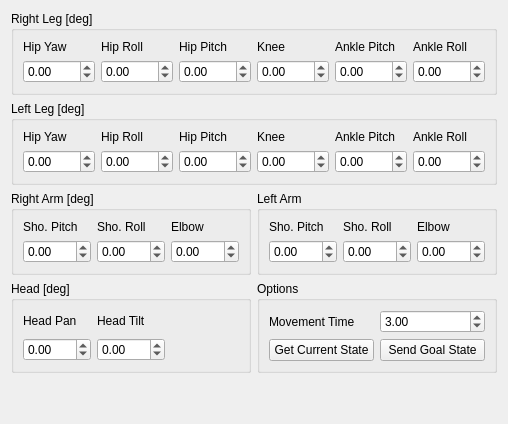
          <widget class="QWidget" name="joint_control">
           <attribute name="title">
            <string>Joint Control</string>
           </attribute>
           <layout class="QGridLayout" name="gridLayout_4">
            <item row="2" column="2" colspan="2">
             <widget class="QGroupBox" name="lleg_box">
              <property name="title">
               <string>Left Leg [deg]</string>
              </property>
              <layout class="QGridLayout" name="gridLayout_6">
               <item row="1" column="2">
                <widget class="QDoubleSpinBox" name="ll3_box">
                 <property name="minimum">
                  <double>-360.000000000000000</double>
                 </property>
                 <property name="maximum">
                  <double>360.000000000000000</double>
                 </property>
                </widget>
               </item>
               <item row="1" column="1">
                <widget class="QDoubleSpinBox" name="ll2_box">
                 <property name="minimum">
                  <double>-360.000000000000000</double>
                 </property>
                 <property name="maximum">
                  <double>360.000000000000000</double>
                 </property>
                </widget>
               </item>
               <item row="1" column="0">
                <widget class="QDoubleSpinBox" name="ll1_box">
                 <property name="minimum">
                  <double>-360.000000000000000</double>
                 </property>
                 <property name="maximum">
                  <double>360.000000000000000</double>
                 </property>
                </widget>
               </item>
               <item row="1" column="4">
                <widget class="QDoubleSpinBox" name="ll5_box">
                 <property name="minimum">
                  <double>-360.000000000000000</double>
                 </property>
                 <property name="maximum">
                  <double>360.000000000000000</double>
                 </property>
                </widget>
               </item>
               <item row="1" column="3">
                <widget class="QDoubleSpinBox" name="ll4_box">
                 <property name="minimum">
                  <double>-360.000000000000000</double>
                 </property>
                 <property name="maximum">
                  <double>360.000000000000000</double>
                 </property>
                </widget>
               </item>
               <item row="1" column="5">
                <widget class="QDoubleSpinBox" name="ll6_box">
                 <property name="minimum">
                  <double>-360.000000000000000</double>
                 </property>
                 <property name="maximum">
                  <double>360.000000000000000</double>
                 </property>
                </widget>
               </item>
               <item row="0" column="0">
                <widget class="QLabel" name="label_8">
                 <property name="text">
                  <string>Hip Yaw</string>
                 </property>
                </widget>
               </item>
               <item row="0" column="1">
                <widget class="QLabel" name="label_9">
                 <property name="text">
                  <string>Hip Roll</string>
                 </property>
                </widget>
               </item>
               <item row="0" column="2">
                <widget class="QLabel" name="label_10">
                 <property name="text">
                  <string>Hip Pitch</string>
                 </property>
                </widget>
               </item>
               <item row="0" column="3">
                <widget class="QLabel" name="label_11">
                 <property name="text">
                  <string>Knee</string>
                 </property>
                </widget>
               </item>
               <item row="0" column="4">
                <widget class="QLabel" name="label_12">
                 <property name="text">
                  <string>Ankle Pitch</string>
                 </property>
                </widget>
               </item>
               <item row="0" column="5">
                <widget class="QLabel" name="label_13">
                 <property name="text">
                  <string>Ankle Roll</string>
                 </property>
                </widget>
               </item>
              </layout>
             </widget>
            </item>
            <item row="1" column="2" colspan="2">
             <widget class="QGroupBox" name="rleg_box">
              <property name="title">
               <string>Right Leg [deg]</string>
              </property>
              <layout class="QGridLayout" name="gridLayout_5">
               <item row="1" column="2">
                <widget class="QDoubleSpinBox" name="rl3_box">
                 <property name="minimum">
                  <double>-360.000000000000000</double>
                 </property>
                 <property name="maximum">
                  <double>360.000000000000000</double>
                 </property>
                 <property name="value">
                  <double>0.000000000000000</double>
                 </property>
                </widget>
               </item>
               <item row="1" column="3">
                <widget class="QDoubleSpinBox" name="rl4_box">
                 <property name="minimum">
                  <double>-360.000000000000000</double>
                 </property>
                 <property name="maximum">
                  <double>360.000000000000000</double>
                 </property>
                 <property name="value">
                  <double>0.000000000000000</double>
                 </property>
                </widget>
               </item>
               <item row="1" column="1">
                <widget class="QDoubleSpinBox" name="rl2_box">
                 <property name="minimum">
                  <double>-360.000000000000000</double>
                 </property>
                 <property name="maximum">
                  <double>360.000000000000000</double>
                 </property>
                 <property name="value">
                  <double>0.000000000000000</double>
                 </property>
                </widget>
               </item>
               <item row="1" column="0">
                <widget class="QDoubleSpinBox" name="rl1_box">
                 <property name="minimum">
                  <double>-360.000000000000000</double>
                 </property>
                 <property name="maximum">
                  <double>360.000000000000000</double>
                 </property>
                 <property name="value">
                  <double>0.000000000000000</double>
                 </property>
                </widget>
               </item>
               <item row="1" column="5">
                <widget class="QDoubleSpinBox" name="rl6_box">
                 <property name="minimum">
                  <double>-360.000000000000000</double>
                 </property>
                 <property name="maximum">
                  <double>360.000000000000000</double>
                 </property>
                 <property name="value">
                  <double>0.000000000000000</double>
                 </property>
                </widget>
               </item>
               <item row="1" column="4">
                <widget class="QDoubleSpinBox" name="rl5_box">
                 <property name="minimum">
                  <double>-360.000000000000000</double>
                 </property>
                 <property name="maximum">
                  <double>360.000000000000000</double>
                 </property>
                 <property name="value">
                  <double>0.000000000000000</double>
                 </property>
                </widget>
               </item>
               <item row="0" column="0">
                <widget class="QLabel" name="label_2">
                 <property name="text">
                  <string>Hip Yaw</string>
                 </property>
                </widget>
               </item>
               <item row="0" column="1">
                <widget class="QLabel" name="label_3">
                 <property name="text">
                  <string>Hip Roll</string>
                 </property>
                </widget>
               </item>
               <item row="0" column="2">
                <widget class="QLabel" name="label_4">
                 <property name="text">
                  <string>Hip Pitch</string>
                 </property>
                </widget>
               </item>
               <item row="0" column="3">
                <widget class="QLabel" name="label_5">
                 <property name="text">
                  <string>Knee</string>
                 </property>
                </widget>
               </item>
               <item row="0" column="4">
                <widget class="QLabel" name="label_6">
                 <property name="text">
                  <string>Ankle Pitch</string>
                 </property>
                </widget>
               </item>
               <item row="0" column="5">
                <widget class="QLabel" name="label_7">
                 <property name="text">
                  <string>Ankle Roll</string>
                 </property>
                </widget>
               </item>
              </layout>
             </widget>
            </item>
            <item row="3" column="2">
             <widget class="QGroupBox" name="rarm_box">
              <property name="title">
               <string>Right Arm [deg]</string>
              </property>
              <layout class="QGridLayout" name="gridLayout_7">
               <item row="0" column="0">
                <widget class="QLabel" name="label">
                 <property name="text">
                  <string>Sho. Pitch</string>
                 </property>
                </widget>
               </item>
               <item row="0" column="1">
                <widget class="QLabel" name="label_14">
                 <property name="text">
                  <string>Sho. Roll</string>
                 </property>
                </widget>
               </item>
               <item row="0" column="2">
                <widget class="QLabel" name="label_15">
                 <property name="text">
                  <string>Elbow</string>
                 </property>
                </widget>
               </item>
               <item row="1" column="0">
                <widget class="QDoubleSpinBox" name="ra1_box">
                 <property name="minimum">
                  <double>-360.000000000000000</double>
                 </property>
                 <property name="maximum">
                  <double>360.000000000000000</double>
                 </property>
                </widget>
               </item>
               <item row="1" column="1">
                <widget class="QDoubleSpinBox" name="ra2_box">
                 <property name="minimum">
                  <double>-360.000000000000000</double>
                 </property>
                 <property name="maximum">
                  <double>360.000000000000000</double>
                 </property>
                </widget>
               </item>
               <item row="1" column="2">
                <widget class="QDoubleSpinBox" name="ra3_box">
                 <property name="minimum">
                  <double>-360.000000000000000</double>
                 </property>
                 <property name="maximum">
                  <double>360.000000000000000</double>
                 </property>
                </widget>
               </item>
              </layout>
             </widget>
            </item>
            <item row="3" column="3">
             <widget class="QGroupBox" name="larm_box">
              <property name="title">
               <string>Left Arm</string>
              </property>
              <layout class="QGridLayout" name="gridLayout_8">
               <item row="0" column="0">
                <widget class="QLabel" name="label_16">
                 <property name="text">
                  <string>Sho. Pitch</string>
                 </property>
                </widget>
               </item>
               <item row="0" column="2">
                <widget class="QLabel" name="label_18">
                 <property name="text">
                  <string>Elbow</string>
                 </property>
                </widget>
               </item>
               <item row="0" column="1">
                <widget class="QLabel" name="label_17">
                 <property name="text">
                  <string>Sho. Roll</string>
                 </property>
                </widget>
               </item>
               <item row="1" column="0">
                <widget class="QDoubleSpinBox" name="la1_box">
                 <property name="minimum">
                  <double>-360.000000000000000</double>
                 </property>
                 <property name="maximum">
                  <double>360.000000000000000</double>
                 </property>
                </widget>
               </item>
               <item row="1" column="1">
                <widget class="QDoubleSpinBox" name="la2_box">
                 <property name="minimum">
                  <double>-360.000000000000000</double>
                 </property>
                 <property name="maximum">
                  <double>360.000000000000000</double>
                 </property>
                </widget>
               </item>
               <item row="1" column="2">
                <widget class="QDoubleSpinBox" name="la3_box">
                 <property name="minimum">
                  <double>-360.000000000000000</double>
                 </property>
                 <property name="maximum">
                  <double>360.000000000000000</double>
                 </property>
                </widget>
               </item>
              </layout>
             </widget>
            </item>
            <item row="4" column="2">
             <widget class="QGroupBox" name="head_box">
              <property name="title">
               <string>Head [deg]</string>
              </property>
              <layout class="QGridLayout" name="gridLayout_9">
               <item row="1" column="0">
                <widget class="QDoubleSpinBox" name="h1_box">
                 <property name="minimum">
                  <double>-360.000000000000000</double>
                 </property>
                 <property name="maximum">
                  <double>360.000000000000000</double>
                 </property>
                </widget>
               </item>
               <item row="0" column="0">
                <widget class="QLabel" name="label_19">
                 <property name="text">
                  <string>Head Pan</string>
                 </property>
                </widget>
               </item>
               <item row="0" column="1">
                <widget class="QLabel" name="label_20">
                 <property name="text">
                  <string>Head Tilt</string>
                 </property>
                </widget>
               </item>
               <item row="1" column="1">
                <widget class="QDoubleSpinBox" name="h2_box">
                 <property name="minimum">
                  <double>-360.000000000000000</double>
                 </property>
                 <property name="maximum">
                  <double>360.000000000000000</double>
                 </property>
                </widget>
               </item>
               <item row="0" column="2">
                <widget class="QLabel" name="label_21">
                 <property name="text">
                  <string/>
                 </property>
                </widget>
               </item>
              </layout>
             </widget>
            </item>
            <item row="4" column="3">
             <widget class="QGroupBox" name="joint_option_box">
              <property name="title">
               <string>Options</string>
              </property>
              <layout class="QGridLayout" name="gridLayout_11">
               <item row="0" column="0">
                <widget class="QLabel" name="label_22">
                 <property name="text">
                  <string>Movement Time</string>
                 </property>
                </widget>
               </item>
               <item row="0" column="1">
                <widget class="QDoubleSpinBox" name="joint_mov_time_box">
                 <property name="singleStep">
                  <double>0.500000000000000</double>
                 </property>
                 <property name="value">
                  <double>3.000000000000000</double>
                 </property>
                </widget>
               </item>
               <item row="1" column="0">
                <widget class="QPushButton" name="joint_get_box">
                 <property name="text">
                  <string>Get Current State</string>
                 </property>
                </widget>
               </item>
               <item row="1" column="1">
                <widget class="QPushButton" name="joint_send_box">
                 <property name="text">
                  <string>Send Goal State</string>
                 </property>
                </widget>
               </item>
              </layout>
             </widget>
            </item>
            <item row="5" column="3">
             <spacer name="verticalSpacer_2">
              <property name="orientation">
               <enum>Qt::Vertical</enum>
              </property>
              <property name="sizeHint" stdset="0">
               <size>
                <width>20</width>
                <height>40</height>
               </size>
              </property>
             </spacer>
            </item>
           </layout>
          </widget>
